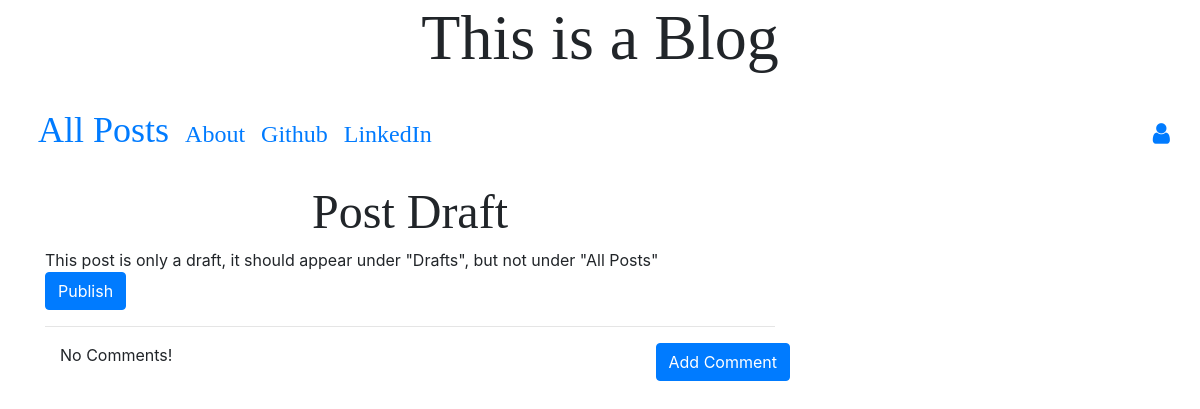
/post/6, run on the app's committed database.
### blog/models.py (models this page shows, shortened)
class Post(models.Model):
    author = models.ForeignKey('auth.User', on_delete=models.CASCADE)
    title = models.CharField(max_length=200)
    text = models.TextField()
    create_date = models.DateTimeField(default=timezone.now)
    published_date = models.DateTimeField(blank=True,null=True)

### blog/views.py (the view)
# urls.py: path('post/<int:pk>',views.PostDetailView.as_view(),name='post_detail'),
class PostDetailView(DetailView):
    model = Post

### blog/templates/blog/post_detail.html (shortened to what this page needs)
{% extends "blog/base.html" %}
{% block content %}
<h1 class="posttitle loader">{{post.title}}</h1>
{% if post.published_date %}
<div class="date postdate">
  {{post.published_date}}
  <br>
  {{post.text}}
</div>
{% else %}
{{post.text}}
<br>
<a class='btn btn-primary' href="{% url 'post_publish' pk=post.pk %}">Publish</a>
{% endif %}
<hr>
<a class='btn btn-primary btn-comment' href="{% url 'add_comment_to_post' pk=post.pk %}">Add Comment</a>
<div class="container">
  {% for comment in post.comments.all %}
  <br>
  {% if user.is_authenticated or comment.apprved_comment %}
    {{comment.create_date}}
      {% if not comment.approved_comment %}
        <a class='btn btn-primary' href="{% url 'comment_remove' pk=comment.pk %}">
            <span class='fa fa-remove'></span>
        </a>
        <a class='btn btn-primary' href="{% url 'comment_approve' pk=comment.pk %}">
            <span class='fa fa-check'></span>
        </a>
      {% endif %}
      <p>{{comment.text|safe|linebreaks}}</p>
      <p>Posted by: {{comment.author}}</p>
  {% endif %}
  {% empty %}
  <p>No Comments!</p>
  {% endfor %}
</div>
{% endblock %}

### blog/static/css/blog.css (style rules this page uses)
.posttitle { font-family: 'Playfair Display', serif; font-size: 3em; text-align: center; }
.btn-comment { position: absolute; right: 0px; }
.loader { filter:hue-rotate(0deg); color: linear-gradient(45deg,#0f8,#08f); animation:hue 5000ms infinite linear; }

### data on the page
Post: title "Post Draft", text "This post is only a draft, it should appear under \"Drafts\", but not under \"All Posts\""
